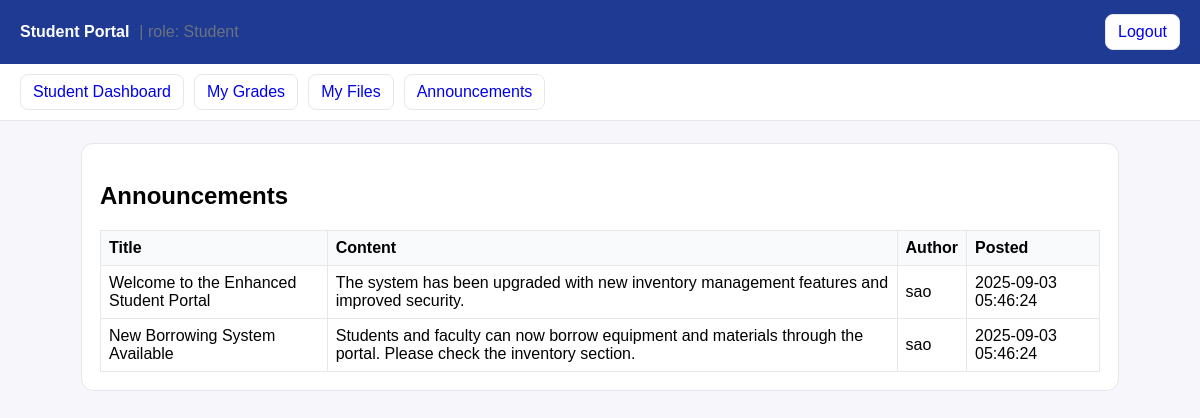
The app's page /student/announcements.php (signed in) with its own data.
### tables this page shows
CREATE TABLE announcements (
  id INT AUTO_INCREMENT PRIMARY KEY,
  title VARCHAR(255) NOT NULL,
  content TEXT NOT NULL,
  priority ENUM('low', 'medium', 'high') DEFAULT 'medium',
  posted_by INT,
  is_active TINYINT(1) DEFAULT 1,
  posted_at TIMESTAMP DEFAULT CURRENT_TIMESTAMP,
  updated_at TIMESTAMP DEFAULT CURRENT_TIMESTAMP ON UPDATE CURRENT_TIMESTAMP,
  FOREIGN KEY (posted_by) REFERENCES users(id)
);

CREATE TABLE users (
  id INT AUTO_INCREMENT PRIMARY KEY,
  username VARCHAR(100) NOT NULL UNIQUE,
  password VARCHAR(255) NOT NULL,
  email VARCHAR(190) UNIQUE,
  first_name VARCHAR(100),
  last_name VARCHAR(100),
  role_id INT NOT NULL,
  is_active TINYINT(1) DEFAULT 1,
  last_login TIMESTAMP NULL,
  session_token VARCHAR(255) NULL,
  session_expires TIMESTAMP NULL,
  created_at TIMESTAMP DEFAULT CURRENT_TIMESTAMP,
  updated_at TIMESTAMP DEFAULT CURRENT_TIMESTAMP ON UPDATE CURRENT_TIMESTAMP,
  FOREIGN KEY (role_id) REFERENCES roles(id)
);

### student/announcements.php (the view, shortened to what this page needs)
<?php
include __DIR__ . "/../shared/header.php";
require_once __DIR__ . "/../data/db.php";
$res = mysqli_query($con, "SELECT a.title, a.content, a.posted_at, u.username AS author
                           FROM announcements a
                           LEFT JOIN users u ON u.id = a.posted_by
                           ORDER BY a.posted_at DESC");
?>
<h2>Announcements</h2>
<table>
  <tr><th>Title</th><th>Content</th><th>Author</th><th>Posted</th></tr>
  <?php while ($row = mysqli_fetch_assoc($res)): ?>
    <tr>
      <td><?php echo htmlspecialchars($row["title"]); ?></td>
      <td><?php echo nl2br(htmlspecialchars($row["content"])); ?></td>
      <td><?php echo htmlspecialchars($row["author"] ?? ""); ?></td>
      <td><?php echo htmlspecialchars($row["posted_at"]); ?></td>
    </tr>
  <?php endwhile; ?>
</table>
<?php include __DIR__ . "/../shared/footer.php"; ?>

### shared/header.php (style rules this page uses)
body { font-family: Arial, sans-serif; margin:0; background:#f7f7fb; }
table { border-collapse:collapse; width:100%; }
th, td { border:1px solid #e5e7eb; padding:8px; text-align:left; }
th { background:#f8fafc; }

### records on screen
announcements: title "Welcome to the Enhanced Student Portal", content "The system has been upgraded with new inventory management features and improved security.", posted_by.username "sao", posted_at "2025-09-03 05:46:24"
announcements: title "New Borrowing System Available", content "Students and faculty can now borrow equipment and materials through the portal. Please check the inventory section.", posted_by.username "sao", posted_at "2025-09-03 05:46:24"

### other values on screen
$_SESSION["role_name"] "Student"
